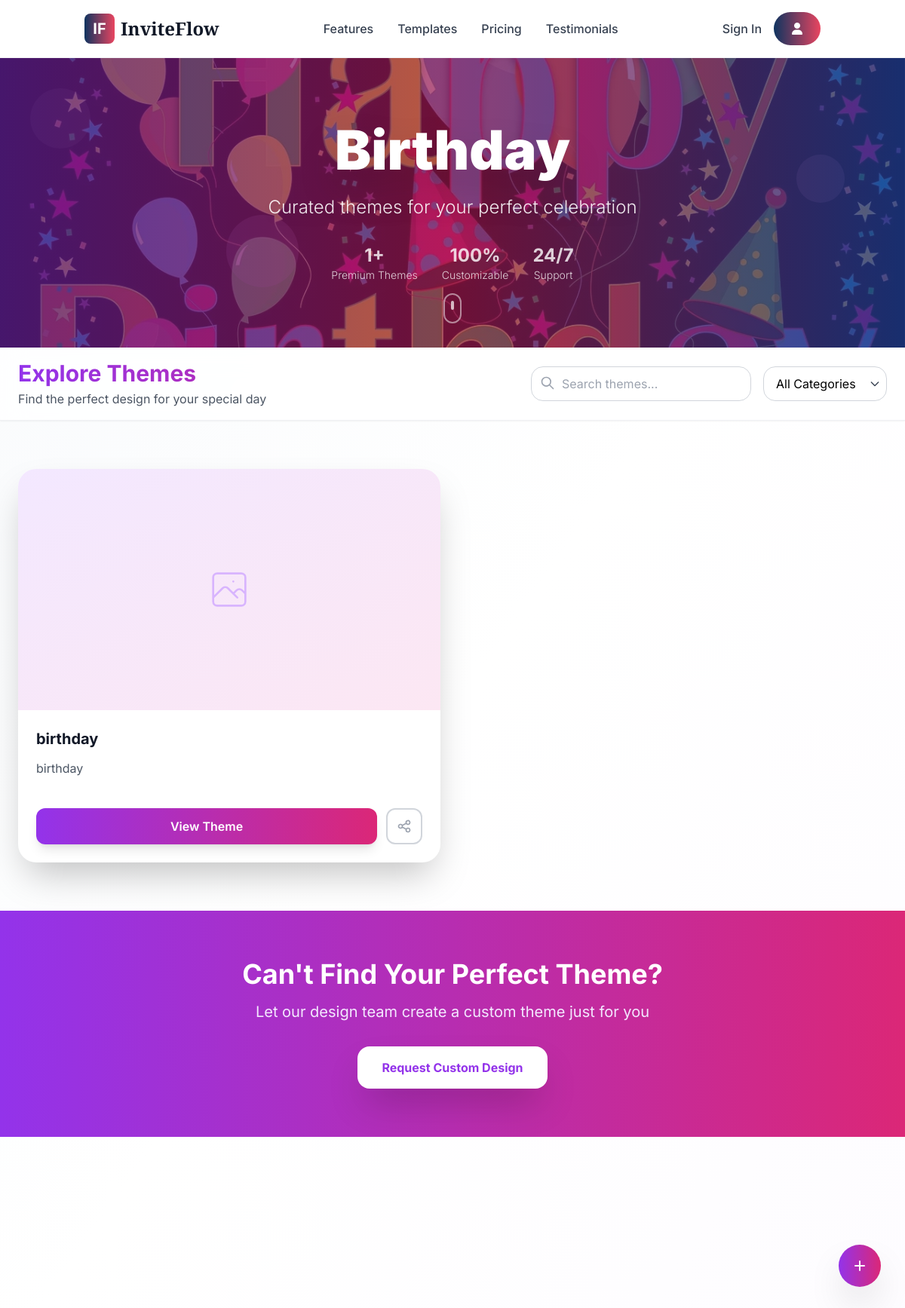
Page /main/category/1 on the committed database.
### invitation/models.py (models this page shows, shortened)
class InvitationType(models.Model):
    name = models.CharField(max_length=100)
    description = models.TextField(blank=True)
    image = models.ImageField( upload_to='invitation_type_image/', height_field=None, width_field=None, max_length=None, null=True, blank=True)
    tag = models.CharField(max_length=150, null=True,blank=True)

class Invitation_theme(models.Model):
    GENDARE =[('male','Male'),
           ('female','Female')]
    name = models.CharField(max_length=100)
    description = models.TextField(blank=True)
    image = models.ImageField( upload_to='invitation_theme_image/', height_field=None, width_field=None, max_length=None, null=True, blank=True)
    tag = models.CharField(max_length=150, null=True,blank=True)
    invitation_type = models.ForeignKey(InvitationType, on_delete=models.CASCADE)
    html_code = models.TextField(null=True, blank=True)
    template_path = models.CharField(max_length=255, null=True, blank=True)
    gendare = models.CharField(max_length=20, choices=GENDARE, null=True, blank=True)

### core/views.py (the view)
# urls.py: path('category/<int:id>',views.category_invitation,name='category'),
def category_invitation(request, id):
    invitation_type = get_object_or_404(InvitationType, id=id)
    invitation_themes_list = get_list_or_404(Invitation_theme, invitation_type=invitation_type)
    return render(request, 'main/category_invitation.html', {
        'invitation_themes_list': invitation_themes_list,
        'invitation_type': invitation_type,
    })

### template/main/category_invitation.html (shortened to what this page needs)
{% extends 'base.html' %}
{% load static %}
{% block content %}
<div class="min-h-screen bg-gradient-to-br from-slate-50 via-white to-purple-50/30">
  <section class="relative h-96 overflow-hidden">
    <div class="absolute inset-0 bg-gradient-to-r from-purple-900/80 via-pink-800/70 to-blue-900/80 z-10"></div>
    {% if invitation_type.image %}
    <div class="absolute inset-0 transform group">
      <img src="{{ invitation_type.image.url }}" alt="{{ invitation_type.name }}"
           class="w-full h-full object-cover transform group-hover:scale-110 transition-transform duration-700">
    </div>
    {% endif %}
    <div class="absolute inset-0 z-0">
      <div class="absolute top-10 left-10 w-20 h-20 bg-white/10 rounded-full animate-pulse"></div>
      <div class="absolute top-32 right-20 w-16 h-16 bg-pink-300/20 rounded-full animate-bounce"></div>
      <div class="absolute bottom-20 left-1/4 w-24 h-24 bg-purple-300/20 rounded-full animate-ping"></div>
    </div>
    <div class="relative z-20 h-full flex items-center justify-center text-center px-4">
      <div class="max-w-4xl">
        <h1 class="text-5xl md:text-7xl font-black text-white mb-6 drop-shadow-2xl">
          {{ invitation_type.name }}
        </h1>
        <p class="text-xl md:text-2xl text-white/90 font-light mb-8 drop-shadow-lg">
          Curated themes for your perfect celebration
        </p>
        <div class="flex justify-center space-x-8 text-white/80">
          <div class="text-center">
            <div class="text-2xl font-bold">{{ invitation_themes_list|length }}+</div>
            <div class="text-sm font-light">Premium Themes</div>
          </div>
          <div class="text-center">
            <div class="text-2xl font-bold">100%</div>
            <div class="text-sm font-light">Customizable</div>
          </div>
          <div class="text-center">
            <div class="text-2xl font-bold">24/7</div>
            <div class="text-sm font-light">Support</div>
          </div>
        </div>
      </div>
    </div>
    <div class="absolute bottom-8 left-1/2 transform -translate-x-1/2 z-20 animate-bounce">
      <div class="w-6 h-10 border-2 border-white/50 rounded-full flex justify-center">
        <div class="w-1 h-3 bg-white/70 rounded-full mt-2"></div>
      </div>
    </div>
  </section>
  <section class="sticky top-0 z-40 bg-white/80 backdrop-blur-lg border-b border-gray-200/60 shadow-sm">
    <div class="max-w-7xl mx-auto px-6 py-4">
      <div class="flex flex-col md:flex-row md:items-center md:justify-between space-y-4 md:space-y-0">
        <div class="flex-1">
          <h2 class="text-3xl font-bold bg-gradient-to-r from-purple-600 to-pink-600 bg-clip-text text-transparent">
          </h2>
          <p class="text-gray-600 mt-1">Find the perfect design for your special day</p>
        </div>
        <div class="flex flex-wrap gap-4">
          <div class="relative">
            <input type="text" placeholder="Search themes..."
                   class="pl-10 pr-4 py-2.5 border border-gray-300 rounded-2xl focus:ring-2 focus:ring-purple-500 focus:border-transparent bg-white/50 backdrop-blur-sm transition-all duration-300">
            <svg class="w-5 h-5 absolute left-3 top-3 text-gray-400" fill="none" stroke="currentColor" viewBox="0 0 24 24">
              <path stroke-linecap="round" stroke-linejoin="round" stroke-width="2" d="M21 21l-6-6m2-5a7 7 0 11-14 0 7 7 0 0114 0z"></path>
            </svg>
          </div>
          <div class="relative">
            <select class="appearance-none pl-4 pr-10 py-2.5 border border-gray-300 rounded-2xl focus:ring-2 focus:ring-purple-500 focus:border-transparent bg-white/50 backdrop-blur-sm transition-all duration-300">
              <option>All Categories</option>
            </select>
            <div class="pointer-events-none absolute inset-y-0 right-0 flex items-center px-2 text-gray-700">
              <svg class="w-4 h-4" fill="none" stroke="currentColor" viewBox="0 0 24 24">
                <path stroke-linecap="round" stroke-linejoin="round" stroke-width="2" d="M19 9l-7 7-7-7"></path>
              </svg>
            </div>
          </div>
        </div>
      </div>
    </div>
  </section>
  <section class="max-w-7xl mx-auto px-6 py-16">
    <div class="grid grid-cols-1 md:grid-cols-2 xl:grid-cols-3 gap-8 auto-rows-fr">
      {% for theme in invitation_themes_list %}
      <div class="group relative bg-white rounded-3xl shadow-2xl overflow-hidden transform transition-all duration-500 hover:scale-105 hover:shadow-3xl">
        <div class="relative h-80 overflow-hidden">
          {% if theme.image %}
          <img src="{{ theme.image.url }}" alt="{{ theme.name }}"
               class="w-full h-full object-cover transform group-hover:scale-110 transition-transform duration-700">
          {% else %}
          <div class="w-full h-full bg-gradient-to-br from-purple-100 to-pink-100 flex items-center justify-center">
          </div>
          {% endif %}
        </div>
        <div class="p-6">
          <div class="flex items-start justify-between mb-3">
            <h3 class="text-xl font-bold text-gray-900 group-hover:text-purple-600 transition-colors duration-300">
              {{ theme.name }}
            </h3>
          </div>
          <p class="text-gray-600 leading-relaxed mb-4 line-clamp-2">
            {{ theme.description|default:"A beautifully crafted theme for your special occasion" }}
          </p>
          <div class="flex space-x-3">
            <a href="{% url 'theme_preview' theme.id %}"
               class="flex-1 bg-gradient-to-r from-purple-600 to-pink-600 text-white text-center font-semibold py-3 px-4 rounded-xl hover:from-purple-700 hover:to-pink-700 transform hover:scale-105 transition-all duration-300 shadow-lg hover:shadow-xl">
              View Theme
            </a>
            <button class="w-12 h-12 border-2 border-gray-300 rounded-xl hover:border-purple-500 hover:bg-purple-50 transition-all duration-300 flex items-center justify-center group">
            </button>
          </div>
        </div>
        <div class="absolute inset-0 rounded-3xl border-2 border-transparent group-hover:border-purple-500/30 transition-all duration-500 pointer-events-none"></div>
      </div>
      {% endfor %}
    </div>
  </section>
  <section class="bg-gradient-to-r from-purple-600 to-pink-600 text-white py-16">
    <div class="max-w-4xl mx-auto text-center px-6">
      <h2 class="text-4xl font-bold mb-4">Can't Find Your Perfect Theme?</h2>
      <p class="text-xl text-purple-100 mb-8">Let our design team create a custom theme just for you</p>
      <button class="bg-white text-purple-600 font-bold py-4 px-8 rounded-2xl hover:bg-gray-100 transform hover:scale-105 transition-all duration-300 shadow-2xl">
        Request Custom Design
      </button>
    </div>
  </section>
</div>
<div class="fixed bottom-8 right-8 z-50">
  <button class="w-14 h-14 bg-gradient-to-r from-purple-600 to-pink-600 text-white rounded-full shadow-2xl hover:shadow-3xl transform hover:scale-110 transition-all duration-300 flex items-center justify-center group">
    <svg class="w-6 h-6 transform group-hover:rotate-90 transition-transform duration-300" fill="none" stroke="currentColor" viewBox="0 0 24 24">
      <path stroke-linecap="round" stroke-linejoin="round" stroke-width="2" d="M12 6v6m0 0v6m0-6h6m-6 0H6"></path>
    </svg>
  </button>
</div>
{% endblock %}

### project/static/css/custom.css (style rules this page uses)
html { scroll-behavior: smooth; }
.fade-in-up { animation: fadeInUp 0.6s ease-out; }

### template/main/category_invitation.html (style rules this page uses)
.line-clamp-2 { display: -webkit-box; -webkit-line-clamp: 2; -webkit-box-orient: vertical; overflow: hidden; }

### rows in the picture
InvitationType: image (picture), name "Birthday"
Invitation_theme: name "birthday", description "birthday"

### other values in the picture
{{ invitation_themes_list|length }} "1"
